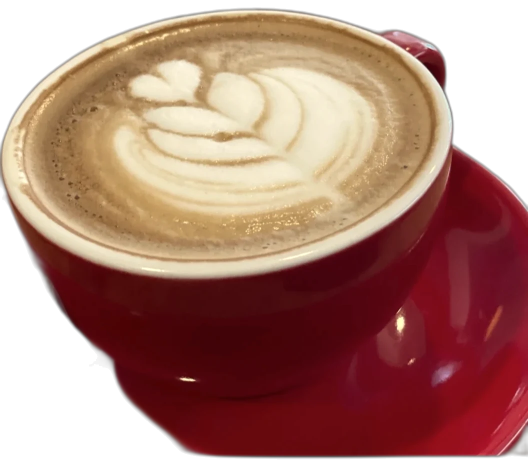
#> input picture assets/drinks/cappuccino.webp, 1056 x 933 px, given in place of 2e2cca05-image.jpg, which was not available (shown at 1/2 size)
$ python make-hero-frames.py
#> lines starting #> are read from the running program, lines starting #| are printed output that depends on the picture; pictures that were not available may be replaced by others from this repository, and a replacement may not be noted
#!/usr/bin/env python3
"""Renders a scroll-driven coffee brewing sequence as an image sequence.

SUPERSEDED. The hero is now a scroll-driven orbit of the drinks the cafe pours
(see tools/make-drinks.py and assets/js/hero.js), so nothing references these
frames and assets/hero/ has been removed to save 2.6 MB. This generator is kept
because the brew sequence is a finished piece of work: run it to regenerate
assets/hero/{lg,sm}/ if you want the brewing hero back.


Every frame is derived from a real photograph of a flat white (client-supplied),
so the result is photographic rather than an illustration of a cup. The scroll
progress p in [0,1] drives, in order:

  p 0.00-0.18  the finished cup, a slow camera push-in
  p 0.14-0.40  out-of-focus coffee beans drift into the foreground
  p 0.30-0.70  a pour: a soft stream, an impact highlight, expanding ripples
  p 0.34-0.86  the crema swirls, destroying then re-forming the latte art
  p 0.70-1.00  focus pull onto the cup; the art resolves and the cup settles

The crema effect is a real rotational motion blur with a radius-dependent
twist, computed on the liquid disc after circularising the ellipse, so the
swirl follows the surface in perspective instead of sliding across it.

Run:  python3 tools/make-hero-frames.py [--frames N] [--test]
"""
import argparse, math, os, shutil, sys
import numpy as np
from PIL import Image, ImageDraw, ImageFilter

ROOT = os.path.dirname(os.path.dirname(os.path.abspath(__file__)))
SRC = "/root/.claude/uploads/7d969982-7431-5130-b512-593f4c1a4612/2e2cca05-image.jpg"
OUT = os.path.join(ROOT, "assets", "hero")

# Usable picture inside the phone chrome (matches tools/make-photos.py, with the
# letterbox at the foot of the screenshot trimmed).
DECHROME = (0.000, 0.232, 1.000, 0.828)

# The liquid surface, in dechromed pixels: an ellipse seen in perspective.
LIQ = dict(cx=567, cy=811, rx=504, ry=296)
# Camera: a 1090px window that can drift +/-20px and tighten by 6%.
WIN, CENTER, DRIFT, PUSH = 1090, (567, 751), 20.0, 0.06

SIZES = {"lg": 1000, "sm": 560}


# ----------------------------------------------------------------- easing
def clamp(v, a=0.0, b=1.0):
    return a if v < a else b if v > b else v


def ramp(p, a, b):
    """0 before a, 1 after b, smoothstep between."""
    t = clamp((p - a) / (b - a)) if b > a else float(p >= b)
    return t * t * (3 - 2 * t)


def bump(p, a, peak, b):
    """Rises to 1 at `peak`, falls back to 0 by `b`."""
    return ramp(p, a, peak) * (1 - ramp(p, peak, b))


def ease_out(t):
    return 1 - (1 - clamp(t)) ** 3


# ------------------------------------------------------------ crema swirl
# [232 lines left out: functions swirl, radial_mask, bean, pour_layer, ripples, vignette and 2 more, not called in this run]


def window_for(p, src):
    """Camera window: a slow push-in with a small settling drift."""
    scale = 1.0 + PUSH * ease_out(ramp(p, 0.0, 1.0))
    side = WIN / scale
    e = 1 - ease_out(ramp(p, 0.30, 1.0))
    cx = CENTER[0] + DRIFT * -0.55 * e
    cy = CENTER[1] + DRIFT * 0.85 * e
    x0, y0 = cx - side / 2, cy - side / 2
    x0 = clamp(x0, 0, src.width - side); y0 = clamp(y0, 0, src.height - side)
    return (x0, y0, x0 + side, y0 + side)


def main():
    ap = argparse.ArgumentParser()
    ap.add_argument("--frames", type=int, default=56)
    ap.add_argument("--test", action="store_true", help="render six probe frames only")
    a = ap.parse_args()

    im = Image.open(SRC).convert("RGB")
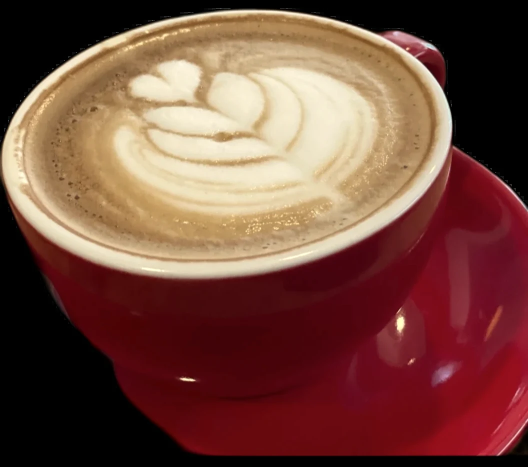
#> im: PIL image 1056x933 RGB (shown at 1/2 size); mean R, G, B 117.1, 74, 62.2
    w, h = im.size
#> w = 1056; h = 933
    src = im.crop((round(DECHROME[0] * w), round(DECHROME[1] * h),
                   round(DECHROME[2] * w), round(DECHROME[3] * h)))
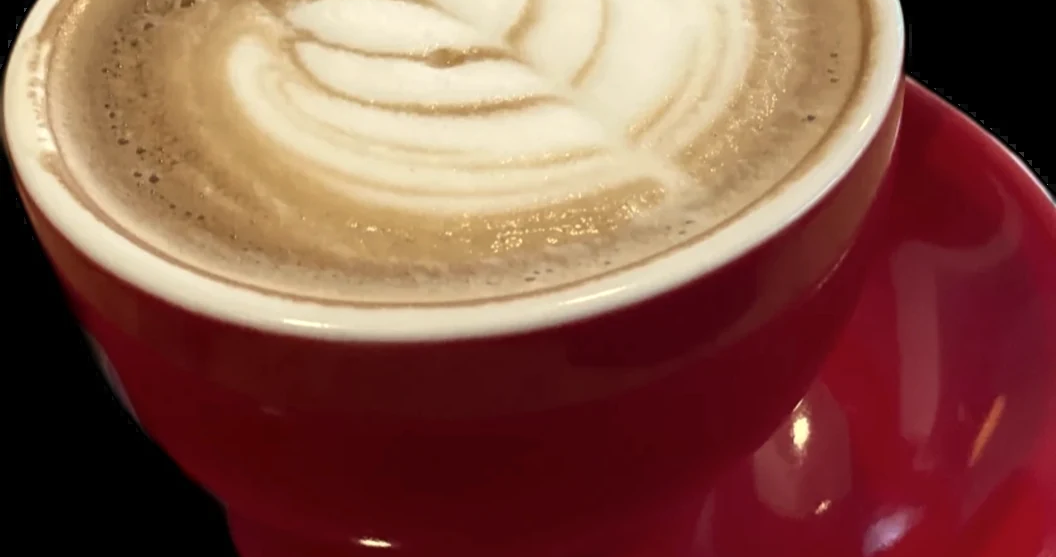
#> src: PIL image 1056x557 RGB; mean R, G, B 133.4, 85.3, 72.3

    global LIQ_W
    if a.test:
        os.makedirs("/tmp/hero-test", exist_ok=True)
        for i, p in enumerate((0.0, 0.22, 0.40, 0.56, 0.74, 1.0)):
            box = window_for(p, src)
            win = src.resize((WIN, WIN), Image.LANCZOS, box=box)
            LIQ_W = liquid_in_window(box)
            build(np.asarray(win).astype(np.float32), p).resize((760, 760), Image.LANCZOS).save(
                f"/tmp/hero-test/{i}-{p:.2f}.png")
        print("wrote 6 probe frames to /tmp/hero-test")
        return

    for tag, size in SIZES.items():
        d = os.path.join(OUT, tag)
        shutil.rmtree(d, ignore_errors=True)
        os.makedirs(d, exist_ok=True)
    total = 0
    for i in range(a.frames):
        p = i / (a.frames - 1)
        box = window_for(p, src)
        win = src.resize((WIN, WIN), Image.LANCZOS, box=box)
        LIQ_W = liquid_in_window(box)
        arr = np.asarray(win).astype(np.float32)
        full = build(arr, p)                      # render once, then downscale
        for tag, size in SIZES.items():
            f = full.resize((size, size), Image.LANCZOS)
            path = os.path.join(OUT, tag, f"{i:03d}.webp")
            f.save(path, "WEBP", quality=74 if tag == "lg" else 70, method=5)
            total += os.path.getsize(path)
        sys.stdout.write(f"\r  frame {i + 1}/{a.frames}")
        sys.stdout.flush()
#> this loop made 1 pass
#> box on pass 1: (-34, -533, 1056, 557)
#> after the loop, total = 0
    print(f"\nwrote {a.frames} frames x {len(SIZES)} sizes, {total / 1024 / 1024:.2f} MB")


if __name__ == "__main__":
#> (the run stopped early here; a loop or call above may not have finished)

$ run again, on assets/drinks/sources/fruits-eden-src.webp
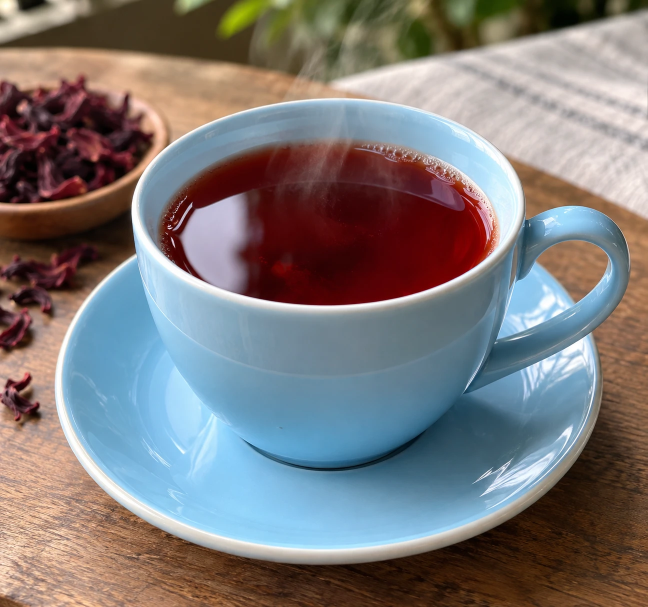
#> input picture assets/drinks/sources/fruits-eden-src.webp, 1295 x 1214 px, given in place of 2e2cca05-image.jpg, which was not available (shown at 1/2 size)
#> in main, im is the input picture: PIL image 1295x1214 RGB; mean R, G, B 125.8, 121, 121
#> in main, `src = im.crop((round(DECHROME[0] * w), round(DECHROME[1] * h), round(D..`:
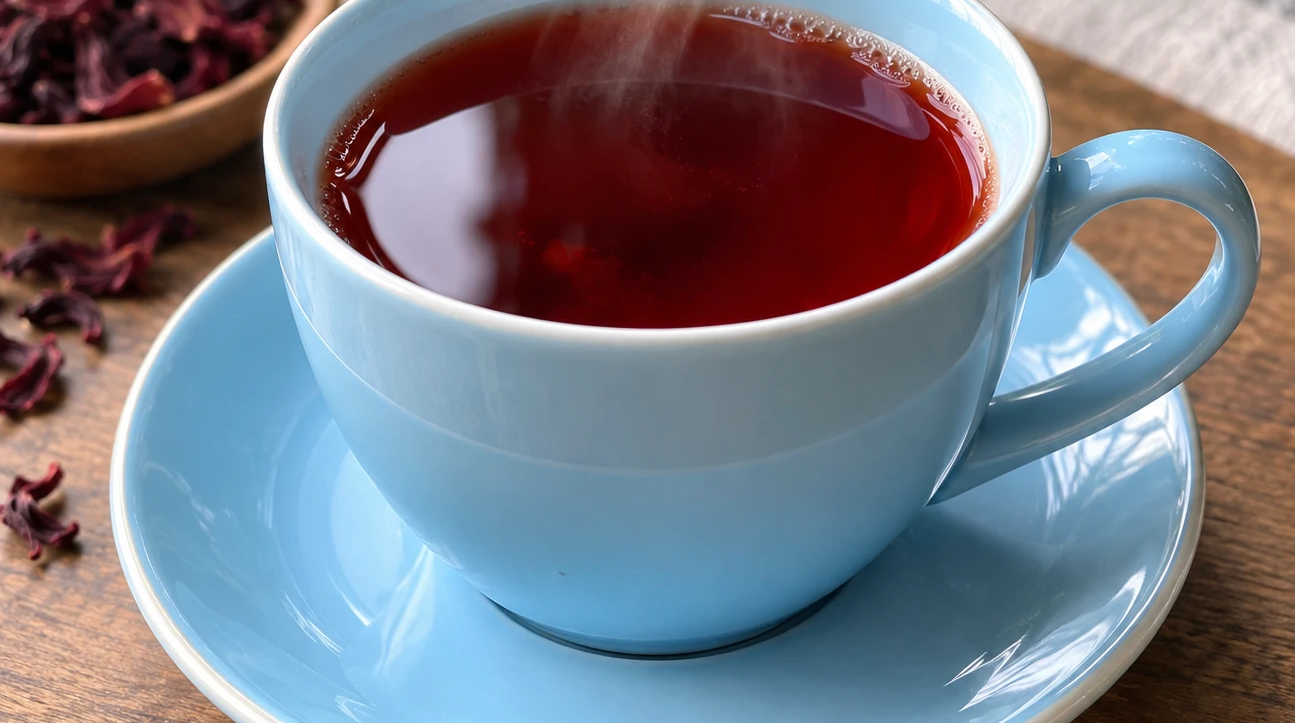
#> src: PIL image 1295x723 RGB; mean R, G, B 119.1, 120, 129.5
#> the loop in main, `for i in range(a.frames):` made 1 pass
#> box on pass 1: (11, -367, 1101, 723)
#> after the loop in main, `for i in range(a.frames):`: total = 0

$ run again, on assets/drinks/sources/jasmine-src.webp
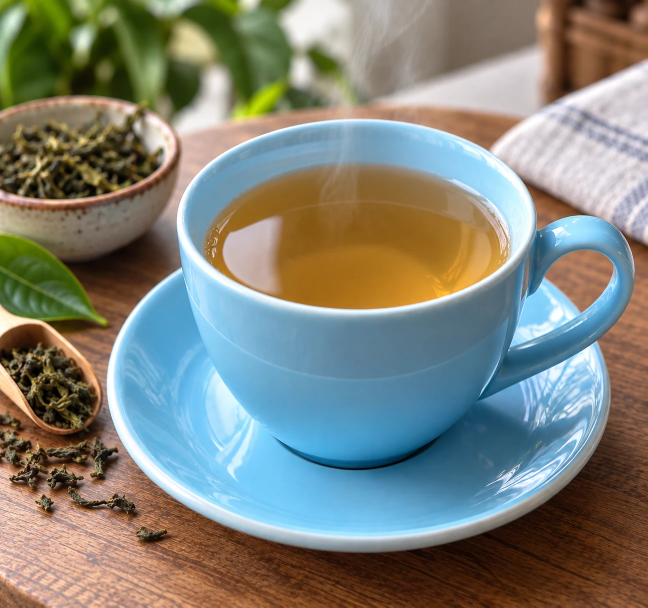
#> input picture assets/drinks/sources/jasmine-src.webp, 1295 x 1215 px, given in place of 2e2cca05-image.jpg, which was not available (shown at 1/2 size)
#> in main, im is the input picture: PIL image 1295x1215 RGB; mean R, G, B 128.6, 131.2, 121.7
#> in main, `src = im.crop((round(DECHROME[0] * w), round(DECHROME[1] * h), round(D..`:
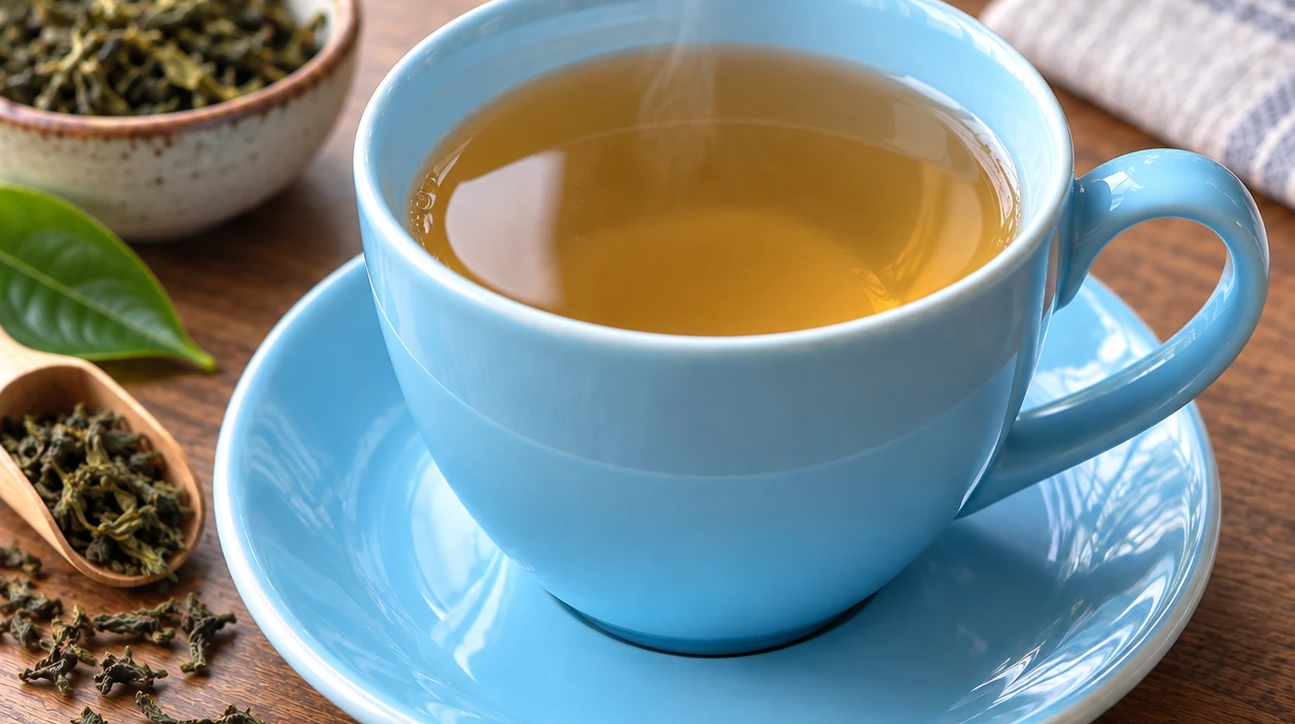
#> src: PIL image 1295x724 RGB; mean R, G, B 124.5, 137.6, 136.4
#> the loop in main, `for i in range(a.frames):` made 1 pass
#> box on pass 1: (11, -366, 1101, 724)
#> after the loop in main, `for i in range(a.frames):`: total = 0

$ run again, on assets/hero/lg/000.webp
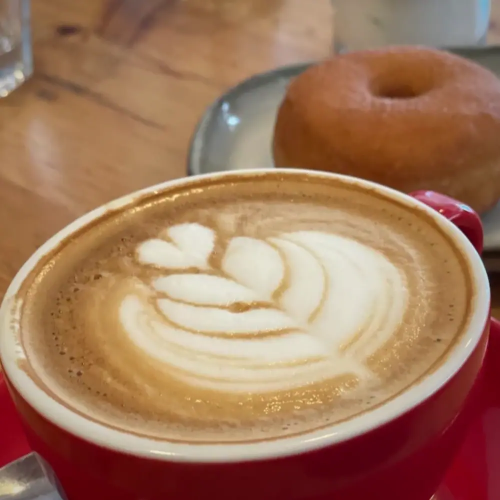
#> input picture assets/hero/lg/000.webp, 1000 x 1000 px, given in place of 2e2cca05-image.jpg, which was not available (shown at 1/2 size)
#> in main, im is the input picture: PIL image 1000x1000 RGB; mean R, G, B 161.6, 120.8, 93.8
#> in main, `src = im.crop((round(DECHROME[0] * w), round(DECHROME[1] * h), round(D..`:
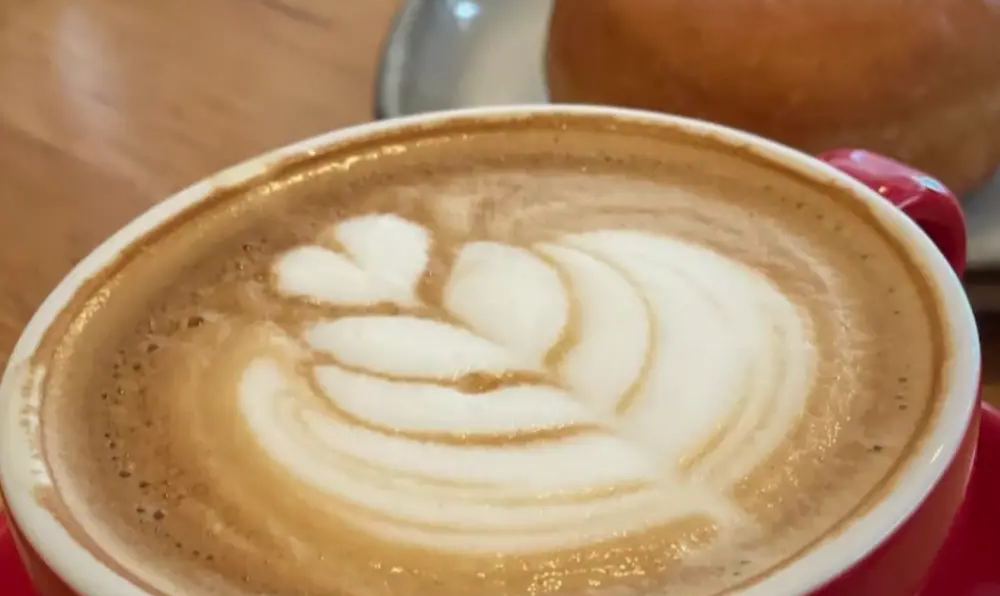
#> src: PIL image 1000x596 RGB; mean R, G, B 177.3, 141.8, 106.4
#> the loop in main, `for i in range(a.frames):` made 1 pass
#> box on pass 1: (-90, -494, 1000, 596)
#> after the loop in main, `for i in range(a.frames):`: total = 0
